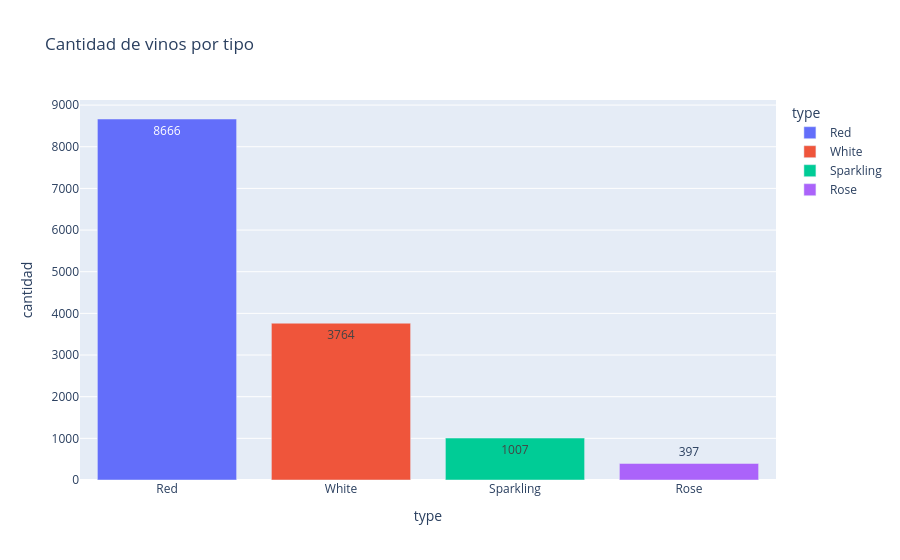

The cell this chart's notebook holds for it:
### Markdown cell above
## 4.2 Distribución por tipo de vino

Este análisis permite conocer la composición del catálogo por tipo de vino. Es importante porque un desbalance fuerte puede influir en los modelos y en la interpretación comercial.

### Code cell
conteo_tipo = df['type'].value_counts().reset_index()
conteo_tipo.columns = ['type', 'cantidad']

fig = px.bar(
    conteo_tipo,
    x='type',
    y='cantidad',
    title='Cantidad de vinos por tipo',
    text='cantidad',
    color='type'
)
fig.show()

### Figure 1 — Plotly figure (JSON) as saved in the notebook; plotly's stock layout.template omitted (floating-point values rounded to 4 significant figures)
{"data": [{"hovertemplate": "type=%{x}<br>cantidad=%{text}<extra></extra>", "legendgroup": "Red", "marker": {"color": "#636efa", "pattern": {"shape": ""}}, "name": "Red", "orientation": "v", "showlegend": true, "text": [8666.0], "textposition": "auto", "type": "bar", "x": ["Red"], "xaxis": "x", "y": [8666], "yaxis": "y"}, {"hovertemplate": "type=%{x}<br>cantidad=%{text}<extra></extra>", "legendgroup": "White", "marker": {"color": "#EF553B", "pattern": {"shape": ""}}, "name": "White", "orientation": "v", "showlegend": true, "text": [3764.0], "textposition": "auto", "type": "bar", "x": ["White"], "xaxis": "x", "y": [3764], "yaxis": "y"}, {"hovertemplate": "type=%{x}<br>cantidad=%{text}<extra></extra>", "legendgroup": "Sparkling", "marker": {"color": "#00cc96", "pattern": {"shape": ""}}, "name": "Sparkling", "orientation": "v", "showlegend": true, "text": [1007.0], "textposition": "auto", "type": "bar", "x": ["Sparkling"], "xaxis": "x", "y": [1007], "yaxis": "y"}, {"hovertemplate": "type=%{x}<br>cantidad=%{text}<extra></extra>", "legendgroup": "Rose", "marker": {"color": "#ab63fa", "pattern": {"shape": ""}}, "name": "Rose", "orientation": "v", "showlegend": true, "text": [397.0], "textposition": "auto", "type": "bar", "x": ["Rose"], "xaxis": "x", "y": [397], "yaxis": "y"}], "layout": {"barmode": "relative", "legend": {"title": {"text": "type"}, "tracegroupgap": 0}, "title": {"text": "Cantidad de vinos por tipo"}, "xaxis": {"anchor": "y", "categoryarray": ["Red", "White", "Sparkling", "Rose"], "categoryorder": "array", "domain": [0, 1], "title": {"text": "type"}}, "yaxis": {"anchor": "x", "domain": [0, 1], "title": {"text": "cantidad"}}}}
